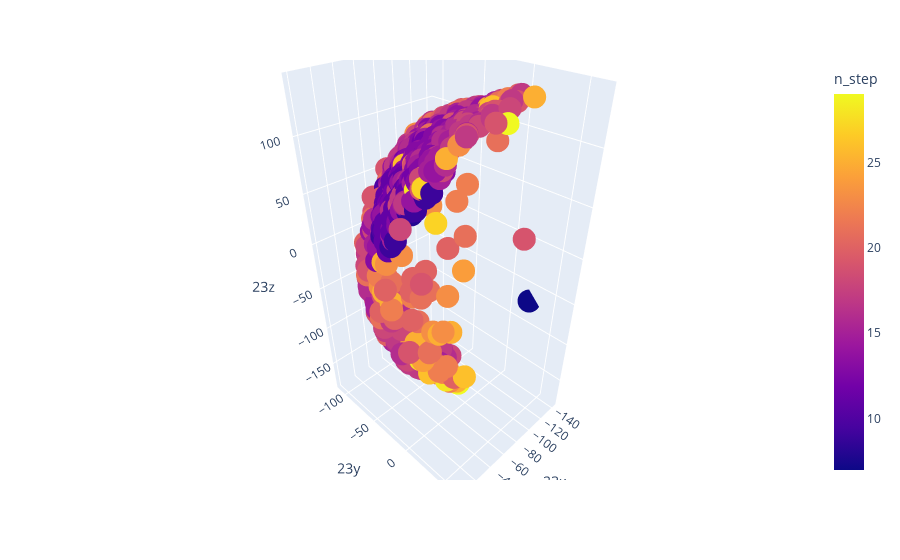

Source (notebook cell):
### Code cell
sample_size = min(1000,df_good.shape[0])
px.scatter_3d(df_good.sample(sample_size),x='23x',y='23y',z='23z',color='n_step')

### Figure 1 — Plotly figure (JSON) as saved in the notebook; plotly's stock layout.template omitted (floating-point values rounded to 4 significant figures; data arrays with more than 128 entries replaced by an {"elided": "..."} marker saying what was removed)
{"data": [{"hovertemplate": "23x=%{x}<br>23y=%{y}<br>23z=%{z}<br>n_step=%{marker.color}<extra></extra>", "legendgroup": "", "marker": {"color": {"elided": "1000 int values"}, "coloraxis": "coloraxis", "symbol": "circle"}, "mode": "markers", "name": "", "scene": "scene", "showlegend": false, "type": "scatter3d", "x": {"elided": "1000 float values"}, "y": {"elided": "1000 float values"}, "z": {"elided": "1000 float values"}}], "layout": {"coloraxis": {"colorbar": {"title": {"text": "n_step"}}, "colorscale": [[0, "#0d0887"], [0.1111, "#46039f"], [0.2222, "#7201a8"], [0.3333, "#9c179e"], [0.4444, "#bd3786"], [0.5556, "#d8576b"], [0.6667, "#ed7953"], [0.7778, "#fb9f3a"], [0.8889, "#fdca26"], [1, "#f0f921"]]}, "legend": {"tracegroupgap": 0}, "margin": {"t": 60}, "scene": {"domain": {"x": [0, 1], "y": [0, 1]}, "xaxis": {"title": {"text": "23x"}}, "yaxis": {"title": {"text": "23y"}}, "zaxis": {"title": {"text": "23z"}}}}}
